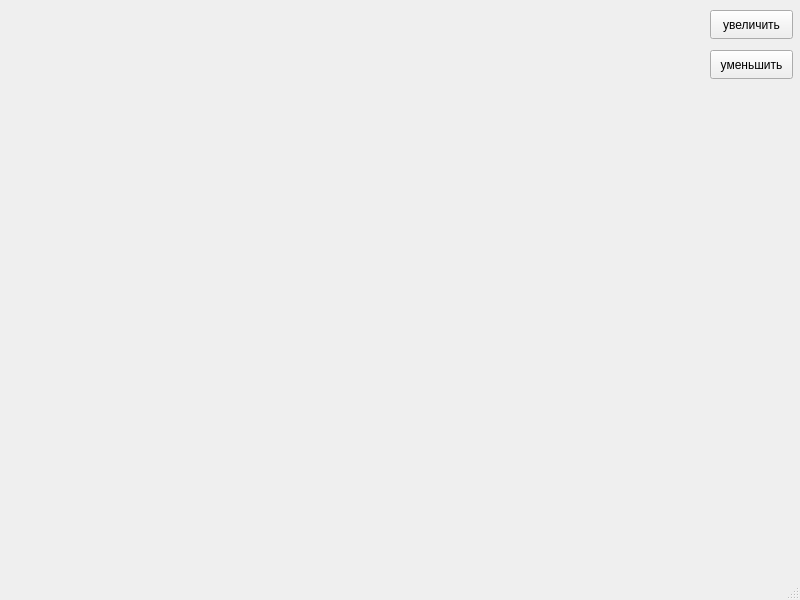
<?xml version="1.0" encoding="UTF-8"?>
<ui version="4.0">
 <class>GraphCalcWindow</class>
 <widget class="QMainWindow" name="GraphCalcWindow">
  <property name="geometry">
   <rect>
    <x>0</x>
    <y>0</y>
    <width>800</width>
    <height>600</height>
   </rect>
  </property>
  <property name="windowTitle">
   <string>MainWindow</string>
  </property>
  <widget class="QWidget" name="centralwidget">
   <widget class="QPushButton" name="expandWin">
    <property name="geometry">
     <rect>
      <x>710</x>
      <y>10</y>
      <width>83</width>
      <height>29</height>
     </rect>
    </property>
    <property name="text">
     <string>увеличить</string>
    </property>
   </widget>
   <widget class="QPushButton" name="decraseWin">
    <property name="geometry">
     <rect>
      <x>710</x>
      <y>50</y>
      <width>83</width>
      <height>29</height>
     </rect>
    </property>
    <property name="text">
     <string>уменьшить</string>
    </property>
   </widget>
  </widget>
  <widget class="QMenuBar" name="menubar">
   <property name="geometry">
    <rect>
     <x>0</x>
     <y>0</y>
     <width>800</width>
     <height>25</height>
    </rect>
   </property>
  </widget>
  <widget class="QStatusBar" name="statusbar"/>
 </widget>
 <resources/>
 <connections/>
</ui>
